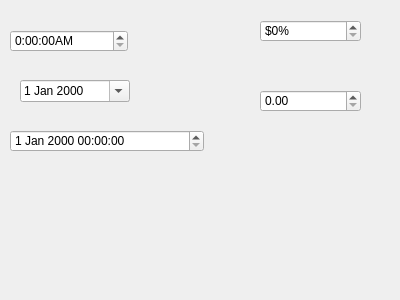
<?xml version="1.0" encoding="UTF-8"?>
<ui version="4.0">
 <class>Widget</class>
 <widget class="QWidget" name="Widget">
  <property name="geometry">
   <rect>
    <x>0</x>
    <y>0</y>
    <width>400</width>
    <height>300</height>
   </rect>
  </property>
  <property name="windowTitle">
   <string>Widget</string>
  </property>
  <widget class="QTimeEdit" name="timeEdit">
   <property name="geometry">
    <rect>
     <x>10</x>
     <y>30</y>
     <width>118</width>
     <height>22</height>
    </rect>
   </property>
   <property name="displayFormat">
    <string>H:mm:ssA</string>
   </property>
  </widget>
  <widget class="QDateTimeEdit" name="dateTimeEdit">
   <property name="geometry">
    <rect>
     <x>10</x>
     <y>130</y>
     <width>194</width>
     <height>22</height>
    </rect>
   </property>
  </widget>
  <widget class="QDateEdit" name="dateEdit">
   <property name="geometry">
    <rect>
     <x>20</x>
     <y>80</y>
     <width>110</width>
     <height>22</height>
    </rect>
   </property>
   <property name="calendarPopup">
    <bool>true</bool>
   </property>
  </widget>
  <widget class="QSpinBox" name="spinBox">
   <property name="geometry">
    <rect>
     <x>260</x>
     <y>20</y>
     <width>101</width>
     <height>22</height>
    </rect>
   </property>
   <property name="suffix">
    <string>%</string>
   </property>
   <property name="prefix">
    <string>$</string>
   </property>
  </widget>
  <widget class="QDoubleSpinBox" name="doubleSpinBox">
   <property name="geometry">
    <rect>
     <x>260</x>
     <y>90</y>
     <width>101</width>
     <height>22</height>
    </rect>
   </property>
  </widget>
 </widget>
 <layoutdefault spacing="6" margin="11"/>
 <resources/>
 <connections/>
</ui>
